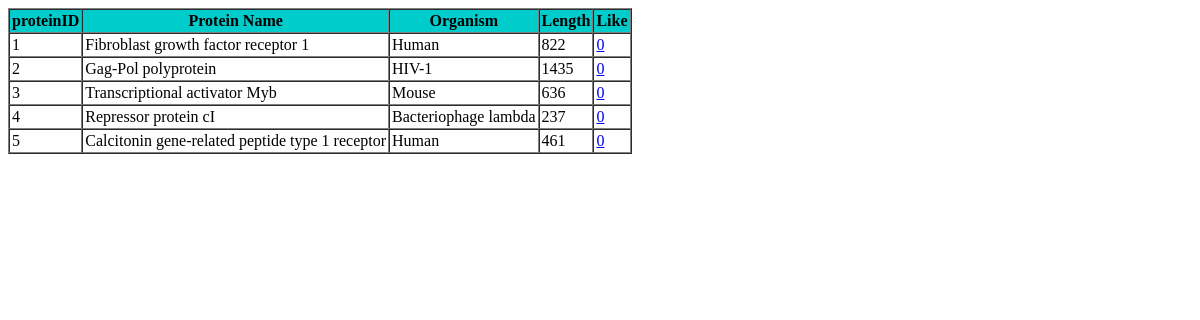
The page /html/examples/pro_update.php on the database as committed earlier.
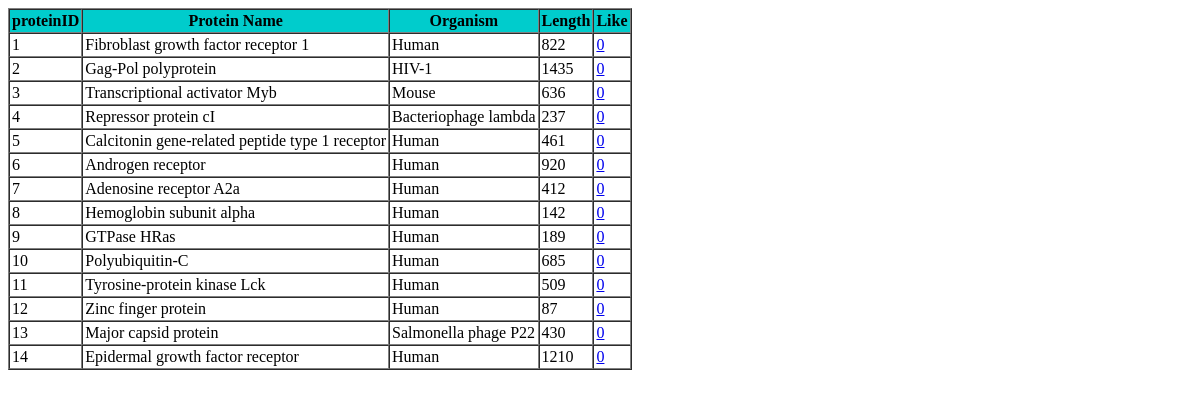
The same page on the database as committed later.
### tables this page shows
create table Protein(proteinID int not null auto_increment,  
	            	name char(50) not null,
		    		organism char(30) not null,
		    		len int not null,
					fav int not null,
		    		primary key(proteinID));

### html/examples/pro_update.php (the view, shortened to what this page needs)
<!DOCTYPE html>
<html lang="ja">
<head>
</head>
<body>
<?php
require('login.php');
try{
	$sql = "select * from Protein";
	$stmh=$pdo->prepare($sql);
	$stmh->execute();
} catch(PDOException $Exception){
	die("DB検索エラー:".$Exception->getMessage());
}
?>
<table border='1' cellpadding='2' cellspacing='0'>
<thead>
<tr bgcolor="#00CCCC"><th>proteinID</th><th>Protein Name</th><th>Organism</th><th>Length</th><th>Like</th></tr>
</thead>
<tbody>
<?php
$result=$stmh->fetchAll(PDO::FETCH_ASSOC);
foreach($result as $row){
	print "<tr><td>";
	print htmlspecialchars($row["proteinID"],ENT_QUOTES);
	print "</td><td>";
	print htmlspecialchars($row["name"],ENT_QUOTES);
	print "</td><td>";
	print htmlspecialchars($row["organism"],ENT_QUOTES);
	print "</td><td>";
	print htmlspecialchars($row["len"],ENT_QUOTES);
	print "</td><td>";
	print "<a href='./pro_update.php?id=".$row["proteinID"]."'>".$row["fav"]."</a>";
	print "</td><tr>\n";
}
?>
</body>
</html>

Rows that differ between the two databases and show on the page:
added protein: proteinID "6", name "Androgen receptor", organism "Human", len "920", fav "0"
added protein: proteinID "7", name "Adenosine receptor A2a", organism "Human", len "412", fav "0"
added protein: proteinID "8", name "Hemoglobin subunit alpha", organism "Human", len "142", fav "0"
added protein: proteinID "9", name "GTPase HRas", organism "Human", len "189", fav "0"
added protein: proteinID "10", name "Polyubiquitin-C", organism "Human", len "685", fav "0"
added protein: proteinID "11", name "Tyrosine-protein kinase Lck", organism "Human", len "509", fav "0"
added protein: proteinID "12", name "Zinc finger protein", organism "Human", len "87", fav "0"
added protein: proteinID "13", name "Major capsid protein", organism "Salmonella phage P22", len "430", fav "0"
added protein: proteinID "14", name "Epidermal growth factor receptor", organism "Human", len "1210", fav "0"
